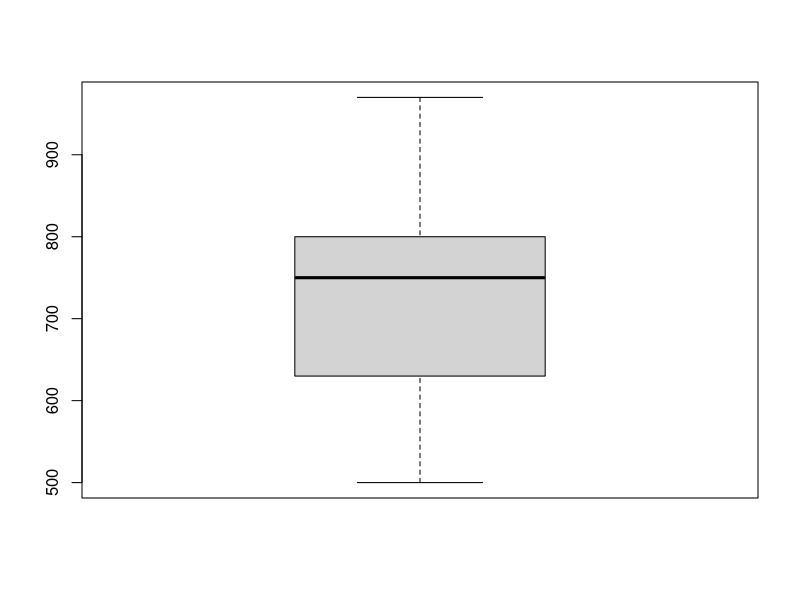
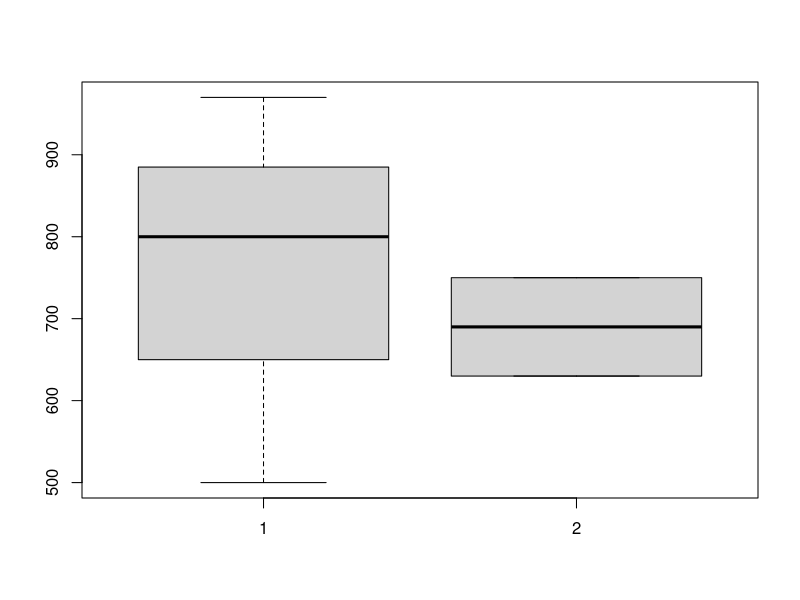
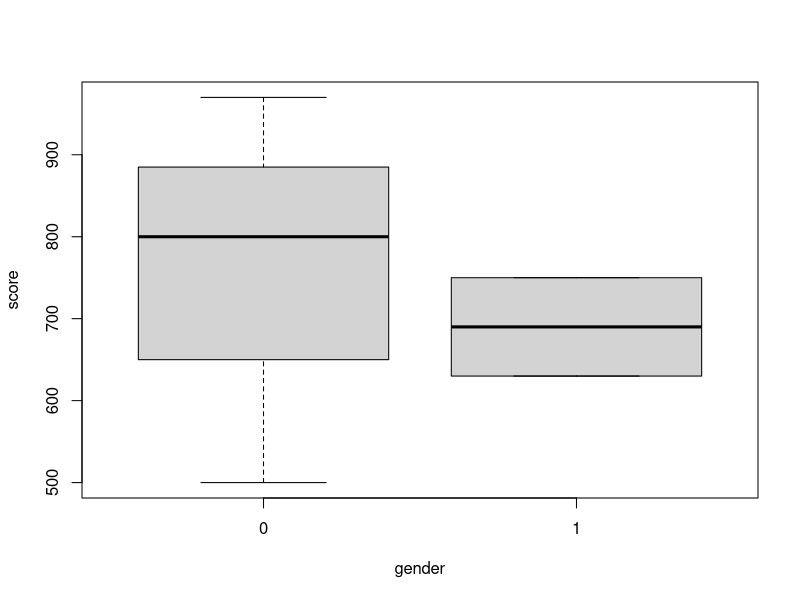

R code for these plots, in order:
rm(list=ls())

score = c(800, 750, 630, 970, 500)
gender = c(0, 1, 1, 0, 0)

data = data.frame(score, gender)
data

boxplot(data$score, by=data$gender)
boxplot(data$score[data$gender == 0], data$score[data$gender == 1])

boxplot(score ~ gender, data)
t.test(score ~ gender, data)
